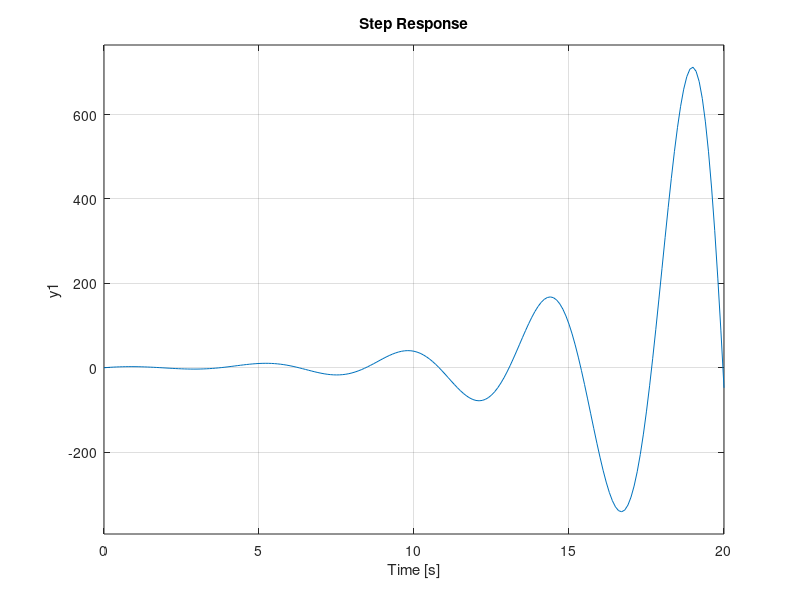

Source code (MATLAB):
clear
close all
clc

%% Define Transfer Function
%Mechanical Transational System (Mass, Spring, Damper)
%G(S) = 1 / s^2 + s + 1 

A = 1; 
B = 2;
C = 3;
D = 4;
E = 5;
F = 6;
G_num = [F E D C B];
G_den = [A B C D E A];
G = tf(G_num,G_den)

% Step Response 
step(G,0:0.1:20)


